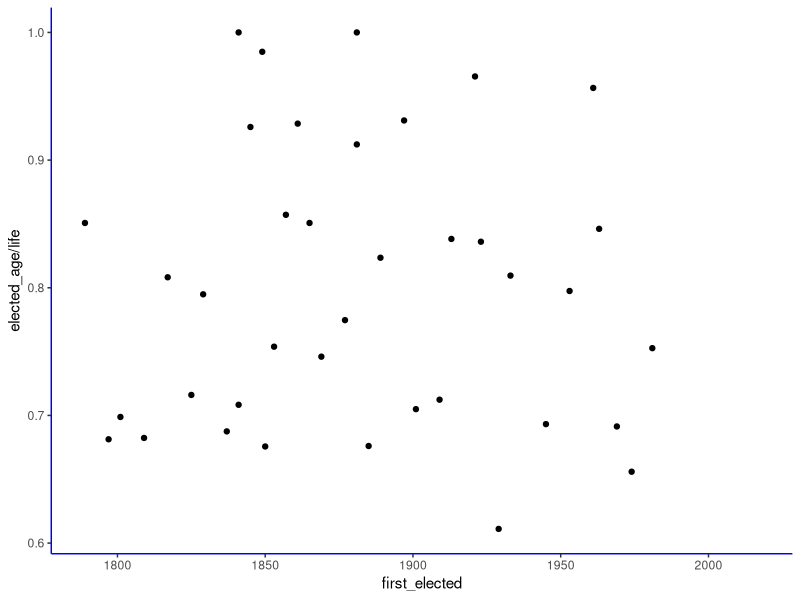
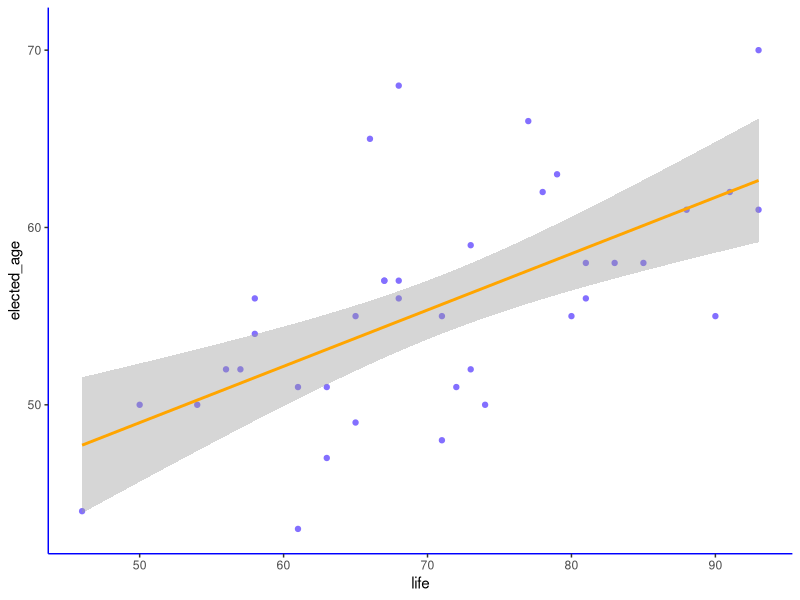
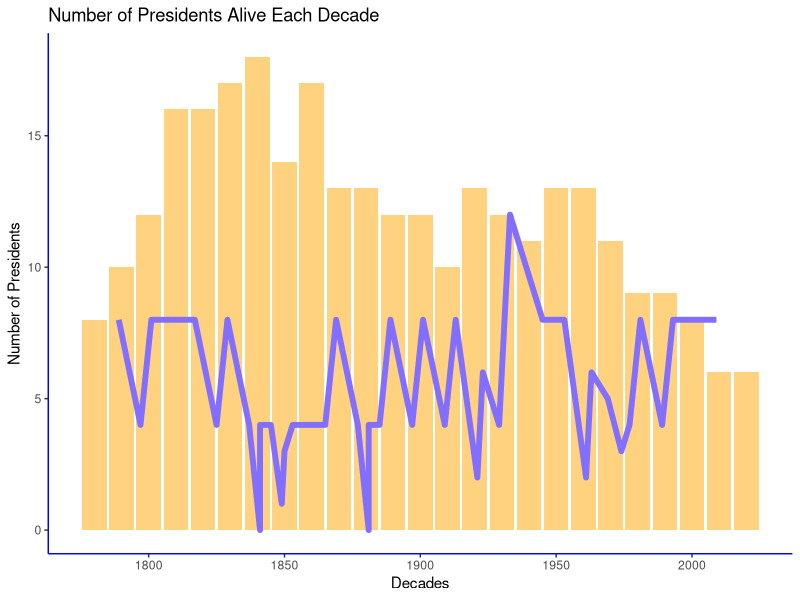
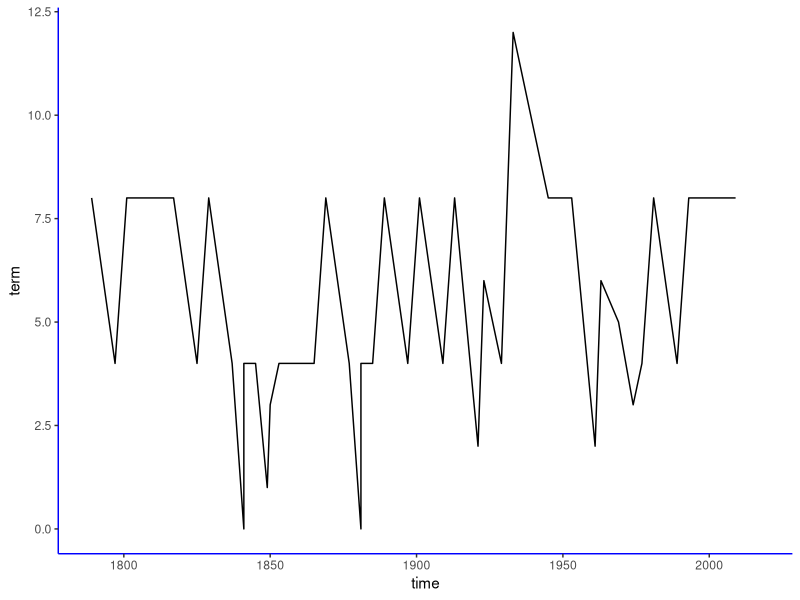
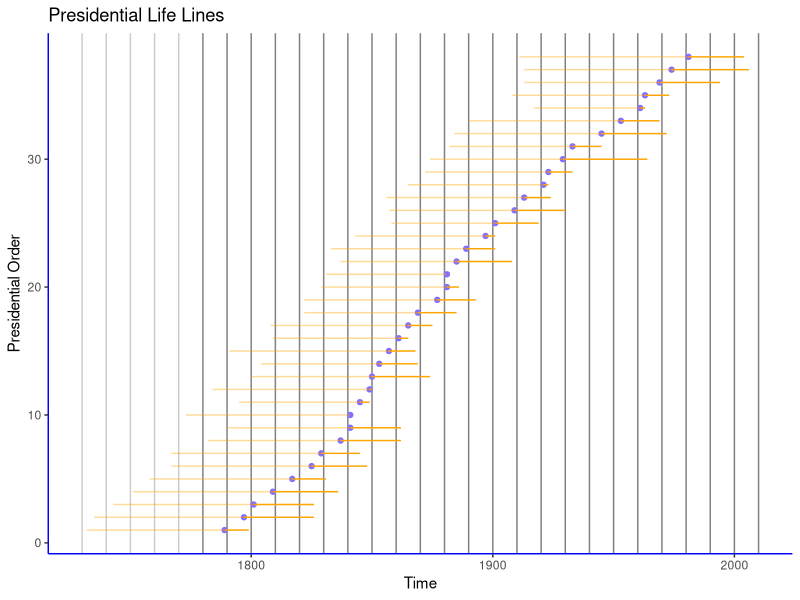
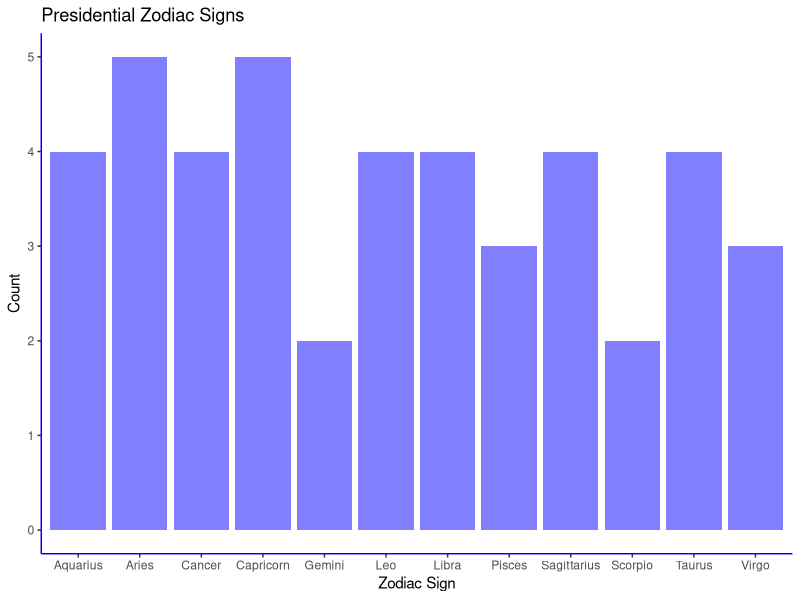

These charts were generated, in order, by the following R code:
# All of the Presidents #
library(tidyverse)

setwd('~/Desktop/Real Life/Coding Projects/Presidents/')

# plotting sytle options.
clean_plot =  theme(axis.line = element_line(colour = "blue"), panel.grid.major = element_blank(),
                    panel.grid.minor = element_blank(), panel.border = element_blank(),
                    panel.background = element_blank(), legend.key = element_blank())

##### READING IN DATA #####
pres1 = read.csv('presidents1.csv', stringsAsFactors = F)
pres2 = read.csv('presidents2.csv', stringsAsFactors = F)

##### CLEANING UP DATA ####

# we just want the president's name
pres2$justPresident = substr(pres2$President, 1, (regexpr('\\(', pres2$President)-2) )
pres2 = pres2[,c(3,2)]
names(pres2) = c('President', 'First Elected')

# cleaning up a few middle name errors:
pres2[pres2$`First Elected` == 1933,]$President = 'Franklin Roosevelt'
pres2[pres2$`First Elected` == 1953,]$President = 'Dwight Eisenhower'


# clean up the birth dates (this was a hot mess)
sec1 = pres1[1:33,1:2] # selecting one type of date format
sec2 = pres1[34:nrow(pres1),1:2] # the other type of date format
sec1$newBirth = as.Date(sec1$Birth.Date, format = '%b %d, %Y') # converting them to dates
sec2$newBirth = as.Date(sec2$Birth.Date, format = '%d-%b-%y') # trying to convert to dates

# if they were born in "17," it assumed 2017, not 1917 or any other century. This turned them into a string,
# then changed the first two letters into "19."
sec2$newBirth = as.Date(sapply(as.character(sec2$newBirth), function(x) gsub(x, pattern = substr(x,1,2), replacement = '19')))

# put the pieces back together for their birth dates.
sec3 = rbind(sec1[,c(1,3)],sec2[,c(1,3)])
pres1 = merge(pres1, sec3, by = 'President')

# cleaning up the death dates
sec1 = pres1[order(pres1$Death.Date),][1:17,] # selecting one type of date format.
sec2 = pres1[order(pres1$Death.Date),][18:38,] #selecting the other date format.
# some presidents are still alive, so we exclude NAs for now.
sec2$newDeath = as.Date(sec2$Death.Date, format = '%b %d, %Y') # first conversion attempt
sec1$newDeath = as.Date(sec1$Death.Date, format = '%d-%b-%y') # first conversion attempt
sec1$newDeath = as.character(sec1$newDeath) # characters are easier to modify here.
sec1 = sec1[order(sec1$newBirth),] # ordering so we can quickly grab those who died before 2000.
sec4 = sec1[c(1:10,17),] # selecting those who died before 2000 (old guys + Kennedy).
# this is the same step as before, substituting in for the last century.
sec4$newDeath = as.Date(sapply(as.character(sec4$newDeath), function(x) gsub(x, pattern = substr(x,1,2), replacement = '19')))
# put these back together with only pertinent information.
sec5 = merge(sec1[,c('President', 'newBirth')], sec4[,c('President', 'newDeath')], by = 'President')

# only selecting presidents didn't need correcting.
sec6 = sec1[!sec1$President %in% sec4$President,c('President', 'newBirth', 'newDeath')]
sec7 = rbind(sec5, sec6) # putting these pieces together.

# combining the problem childs and the one-step conversions.
sec8 = rbind(sec2[,c('President', 'newBirth', 'newDeath')], sec7)

# taking care of the NAs
sec9 = pres1[is.na(pres1$Death.Date),]
sec9$newDeath = NA
sec9 = sec9[,c('President', 'newBirth', 'newDeath')]

# adding in the NAs.
sec10 = rbind(sec8, sec9)

# rewriting pres1
pres1 = sec10

# creating a final, functional pres3 with all date information in Date format.
pres3 = merge(pres1, pres2, by = 'President')

##### MORE STATS OF INTEREST #####

# taking only the years, since it otherwise calculates time differences in seconds. This gives a good
# enough approximation for me.
pres3$shortBirth = as.numeric(substr(as.character(cut(pres3$newBirth, breaks = 'years')), 1,4))
pres3$shortDeath = as.numeric(substr(as.character(cut(pres3$newDeath, breaks = 'years')), 1,4))

# cleaning up / creating new variables
pres3$first_elected = pres3$`First Elected`
pres3$life = pres3$shortDeath - pres3$shortBirth
pres3$elected_age = pres3$`First Elected` - pres3$shortBirth
pres3$remaining_life = pres3$life - pres3$elected_age

# presidents alive each decade
decades = data.frame('time' = seq(1780,2020,10))
for (i in 1:nrow(decades)){
  decades$alive[i] = nrow(pres3[(pres3$shortDeath > decades$time[i] & pres3$shortBirth < decades$time[i]),])
}

# terms for each president
terms = data.frame('time' = pres3$first_elected[order(pres3$first_elected)])
for (i in 1:nrow(terms)){
  terms$term[i] = terms$time[i+1] - terms$time[i]
}

# cleaning up code for the markdown document
temp1 = pres3[order(pres3$first_elected),c(1,5,7,6)]
names(temp1) = c('President', 'BirthYear', 'FirstElected', 'DeathYear')
p1 = temp1

# cleaning up code for the markdown document
temp2 = pres3[order(pres3$first_elected),c(1,8:10)]
names(temp2) = c('President', 'Lifespan', 'ElectedAge', 'RemainingYears')
p2 = temp2


# zodiac signs for presidents
zodiac = data.frame('sign' = c('Aries', 'Taurus', 'Gemini', 'Cancer', 'Leo', 'Virgo', 'Libra', 'Scorpio',
                               'Sagittarius', 'Capricorn', 'Aquarius', 'Pisces'),
                    'start_dates' = (c('Mar 21', 'Apr 21', 'May 21', 'Jun 22', 'Jul 23', 'Aug 24',
                                              'Sep 24', 'Oct 24', 'Nov 23', 'Dec 22', 'Jan 21', 'Feb 19')))

# converting to day of year, which makes it easier to find the ranges.
zodiac$start2 = as.Date(zodiac$start_dates, format = '%b %d')  
zodiac$start = as.numeric(strftime(zodiac$start2, format = "%j")) # this is day of year format.
zodiac = zodiac[order(-zodiac$start),] # ordering numerically to make ranges easier to calculate.
zodiac$end = zodiac$start - 1
zodiac$end = c(zodiac$end[c(nrow(zodiac), 2:nrow(zodiac)-1)]) # shifting rows by one. 
zodiac$count = 0
zodiac = zodiac[,-c(2,3)]

# binning the presidents
zpres = as.numeric(strftime(pres3$newBirth, format = '%j'))
zpres2 = data.frame('DOY' = zpres, 'cat' = cut(zpres, breaks = zodiac$end, labels = F)) # cut bins it.
zpres2[is.na(zpres2$cat),] = 12 # everything that didn't find a category is in the last category.
zodiac$count = table(zpres2$cat)
zodiac$count = as.integer(zodiac$count)


##### GRAPHING #####

# graphing over time
ggplot(data = pres3, aes(x = first_elected)) +
  # geom_point(aes(y = life), color = 'slateblue1') +
  geom_point(aes(y = elected_age/life), color = 'black') +
  # geom_point(aes(y = remaining_life), color = 'black') +
  # geom_point(aes(y = elected_age), color = 'orange') +
  clean_plot

# graphing two variables
ggplot(data = pres3, aes(x = life, y = elected_age)) +
  geom_point(color = 'slateblue1') +
  stat_smooth(method = 'lm', formula = y ~ x, color = 'orange') +
  clean_plot


# graphing presidents over decades
ggplot() +
  geom_bar(data = decades, aes(x = time, weight = alive), alpha = .5, fill = 'orange') +
  geom_line(data = terms, aes(x = time, y = term), color = 'slateblue1', size = 2) +
  labs(x = 'Decades', y = 'Number of Presidents', title = 'Number of Presidents Alive Each Decade') +
  clean_plot


# graphing terms over time
ggplot(data = terms) +
  geom_line(aes(x = time, y = term)) +
  clean_plot


# reforming data for presidential life lines 
pres4 = pres3[complete.cases(pres3),]
pres4 = pres4[order(pres4$first_elected),]
pres4$id = seq.int(1,nrow(pres4))

# graphing presidents' life lines
ggplot(data = pres4, aes(x = first_elected, y = id)) +
  geom_vline(xintercept = seq(1730,1770,10), alpha = .2) +
  geom_vline(xintercept = seq(1780,2010,10), alpha = .5) +
  geom_point(color = 'slateblue1') +
  geom_segment(aes(x = shortBirth, xend = first_elected, yend = id), alpha = .4, color = 'orange') +
  geom_segment(aes(xend = first_elected+remaining_life, yend = id), color = 'orange') +
  labs(x = 'Time', y = 'Presidential Order', title = 'Presidential Life Lines') +
  clean_plot

# graphing the zodiacs of presidents
ggplot(data = zodiac) +
  geom_bar(aes(x = sign, weight = count), alpha = .5, fill = 'blue') +
  labs(x = 'Zodiac Sign', y = 'Count', title = 'Presidential Zodiac Signs') +
  clean_plot


# correlations
fit1 = lm(elected_age ~ life, data = pres3)
# summary(fit1)
# summary(fit1)$adj.r.squared



##### CONCLUSIONS #####

# Time vs Life : expected outcome to increase over time, but it's fairly scattered.
# This could be from not enough data to see this general trend, or that I'm just misinterpreting
# this trend (avearge life expectancy may have been stable during this time). When I looked it up,
# it appears that a couple things are happening. Data going back to 1850s (in England) shows life
# expectancy of a new born and a 5 year old both increasing over time. We are actually getting better
# at living longer. We also see the survival gap between a newborn and a 5 year old decrease to almost
# nothing in modern times, as infant mortality decreases considerably. It appears both trends are
# true. One hypothesis is that presidents are not a good sample of the general population. They tend
# to be (with few exceptions), rich, old, white men. As we see in the graph on this wonderful website
# (https://ourworldindata.org/life-expectancy/), life expectancy once you've made it to past 40-50, has
# really only increased in the last 50 years. Another hypothesis is that with more wealth, the more health
# care you can afford.

# Time vs Age in Life Elected : expected outcome unknown! Maybe initially older and getting younger
# because it's easier to become publicly known now. Back then, you'd take time to build reputation.
# However, there's no trend here, it's equally scattered.

# Age Elected vs Life : expected outcome to increase as people would wait until they were older to
# run for office. If you were going to die at 50, run at 35, not 45. There is a correlation here!
# It's a weak correlation, but significant.

# One Terms or Two(+) Terms : expected outcome to increase over time, with FDR at a peak. Reality
# demonstrates that there being several points with early departures in the mid-1800s and a string of 
# one term presidents, but no significant overarching trend. 

# Number of Presidents Alive Over Time : expected outcome to be same as Reddit, and we find it to be
# the same as Reddit! Life expectancy doesn't seem to play a big role here. It could be that there are
# more one term presidents earlier, and two term presidents reduce the number of presidents in play.
# FDR must have killed off many presidents during his tenure.


##### PIPING DATA TO RMARKDOWN ####

# I haven't quite got the hang of RMarkdown yet, and got caught with data/code in an R file, with all the 
# graphs, analysis, and formatting in the Rmd file. I'm exporting the data to be picked up by the markdown
# and used quickly. I'll figure out a better way before starting the next project.

# write.csv(p1, 'DataForMD/p1.csv')
# write.csv(p2, 'DataForMD/p2.csv')
# write.csv(pres3, 'DataForMD/pres3.csv')
# write.csv(decades, 'DataForMD/decades.csv')
# write.csv(pres4, 'DataForMD/pres4.csv')
# write.csv(zodiac, 'DataForMD/zodiac.csv')
# write.csv(summary(fit1)$adj.r.squared, 'DataForMD/fit1.csv')
